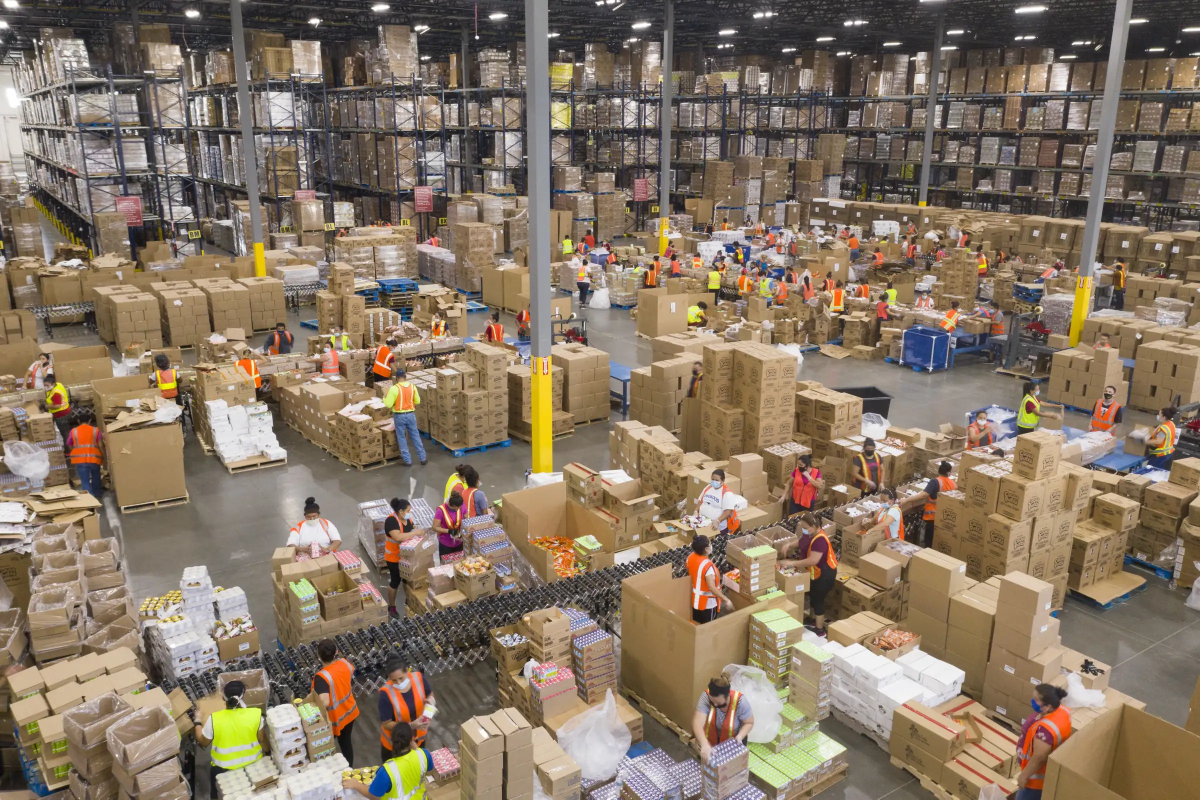
#> input picture assets/img/hero-warehouse-floor-2400.webp, 2400 x 1599 px (shown at 1/2 size)
$ python og.py
#> lines starting #> are read from the running program, lines starting #| are printed output that depends on the picture
#!/usr/bin/env python3
"""
SIG Eagle Eye: build the social share cards (Open Graph images).

Each page's og:image points at /assets/img/og/og-<page>.jpg. This script draws
those 1200 x 630 cards from the site's own photos and fonts, so they always
match the website. Re-run it after changing a headline or a hero photo:

    python3 tools/og.py

Needs Pillow and NumPy (pip install Pillow numpy). Everything else comes from
this repository.
"""
from pathlib import Path

import numpy as np
from PIL import Image, ImageDraw, ImageEnhance, ImageFont, ImageOps

ROOT = Path(__file__).resolve().parent.parent
IMG = ROOT / "assets" / "img"
FONTS = ROOT / "assets" / "fonts"
OUT = IMG / "og"
W, H = 1200, 630

NAVY = (2, 10, 28)
GOLD = (214, 178, 107)
WHITE = (255, 255, 255)

# file, photo, focus (x, y) of the subject, zoom, mirror, eyebrow, headline, serif line
CARDS = [
    ("og-home.jpg", "hero-warehouse-floor-2400.webp", (0.72, 0.55), 1.0, False, "SIG Eagle Eye", "Proactive labour intelligence", "for South African employers."),
    ("og-manufacturing.jpg", "mfg-welder-2200.webp", (0.5, 0.42), 1.0, False, "Manufacturing", "Safer lines. Fairer discipline.", "Labour intelligence for manufacturing."),
    ("og-logistics-fleet.jpg", "log-loading-docks-2400.webp", (0.6, 0.5), 1.0, False, "Logistics & fleet", "Every bay, every load,", "every handover."),
    ("og-mining-earthmoving.jpg", "mine-open-pit-2400.webp", (0.55, 0.5), 1.0, False, "Mining & earthmoving", "Zero Harm needs", "early warnings."),
    ("og-healthcare.jpg", "health-corridor-2000.webp", (0.5, 0.5), 1.0, False, "Healthcare facilities", "Care for patients.", "Fairness for staff."),
    ("og-retail-warehousing.jpg", "retail-store-tills-2200.webp", (0.6, 0.55), 1.0, False, "Retail & warehousing", "Shrinkage has a pattern.", "So does fairness."),
    ("og-security-operations.jpg", "sec-gatehouse-night-2000.webp", (0.68, 0.5), 1.0, False, "Security operations", "Who watches the watchers?", "Eagle Eye does."),
    ("og-industries.jpg", "wh-line-aerial-2200.webp", (0.6, 0.5), 1.0, False, "Industries", "One method.", "Six very different workplaces."),
    ("og-how-it-works.jpg", "review-desk-2000.webp", (0.5, 0.45), 1.0, True, "How it works", "Five stages.", "A person decides, every time."),
    ("og-compliance.jpg", "fair-hearing-1400.webp", (0.55, 0.45), 1.0, True, "Legal & ethical compliance", "The law is in the design.", "Not in the small print."),
    ("og-for-employees.jpg", "team-briefing-2000.webp", (0.62, 0.42), 1.18, False, "For employees", "What Eagle Eye means", "for you at work."),
    ("og-faq.jpg", "wh-panorama-2400.webp", (0.62, 0.5), 1.0, False, "Frequently asked questions", "Ask us anything.", "Straight answers."),
    ("og-contact.jpg", "site-assessment-walk-2000.webp", (0.5, 0.45), 1.0, True, "Book a site assessment", "Show us your site.", "We'll walk it with you."),
    ("og-privacy-policy.jpg", None, (0.5, 0.5), 1.0, False, "Privacy policy", "Your information,", "handled the way we'd advise."),
    ("og-blog.jpg", None, (0.5, 0.5), 1.0, False, "Blog for employers", "Questions from the floor,", "answered with sources."),
]


def font(name, size, weight=None):
    f = ImageFont.truetype(str(FONTS / name), size)
    if weight is not None:
        try:
            f.set_variation_by_axes([weight])
        except OSError:
            pass
    return f


def cover(photo, focus, zoom, mirror):
    """Scale the photo to cover the card and place its subject right of centre."""
#> called with photo = 'hero-warehouse-floor-2400.webp', focus = (0.72, 0.55), zoom = 1, mirror = False
    im = Image.open(IMG / photo).convert("RGB")
#> im is the input picture: PIL image 2400x1599 RGB; mean R, G, B 134.3, 117.9, 100.2
    if mirror:
        im = ImageOps.mirror(im)
        focus = (1 - focus[0], focus[1])
    scale = max(W / im.width, H / im.height) * zoom
#> scale = 0.5
    im = im.resize((round(im.width * scale), round(im.height * scale)), Image.LANCZOS)
#> im: PIL image 1200x800 RGB
    fx, fy = focus[0] * im.width, focus[1] * im.height
#> fx = 864; fy = 440
    left = min(max(fx - W * 0.7, 0), im.width - W)
#> left = 0
    top = min(max(fy - H * 0.5, 0), im.height - H)
#> top = 125
    im = im.crop((round(left), round(top), round(left) + W, round(top) + H))
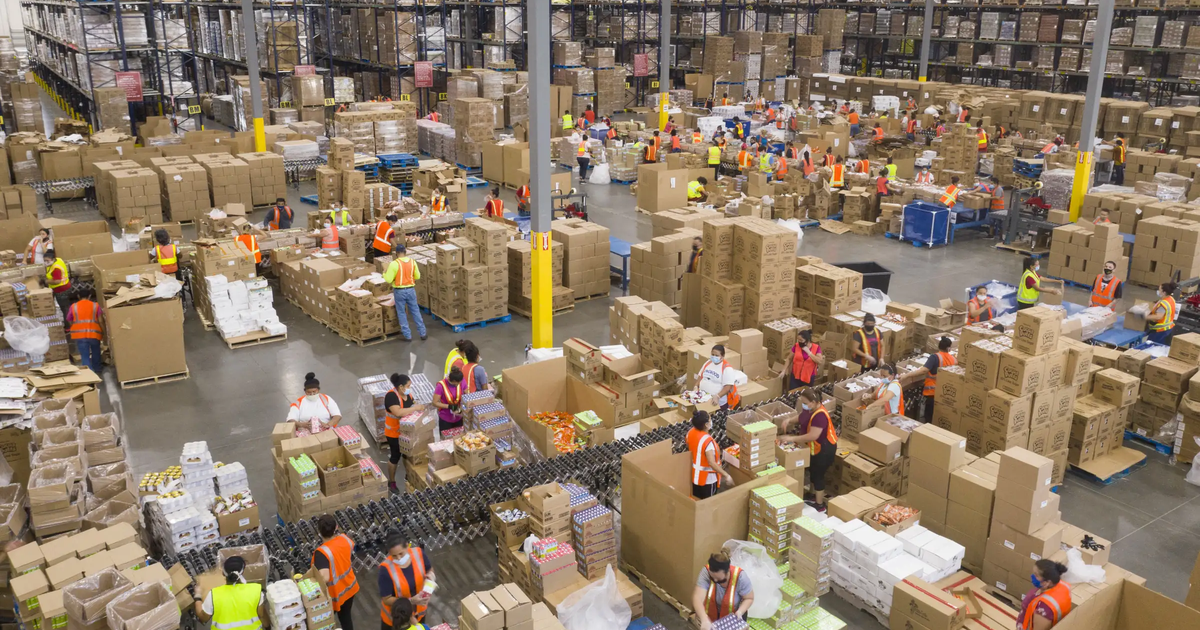
#> im: PIL image 1200x630 RGB; mean R, G, B 140.4, 121.9, 101.8
    # The site's brand grade: cooler and calmer, so every photo reads as one set.
    im = ImageEnhance.Color(im).enhance(0.72)
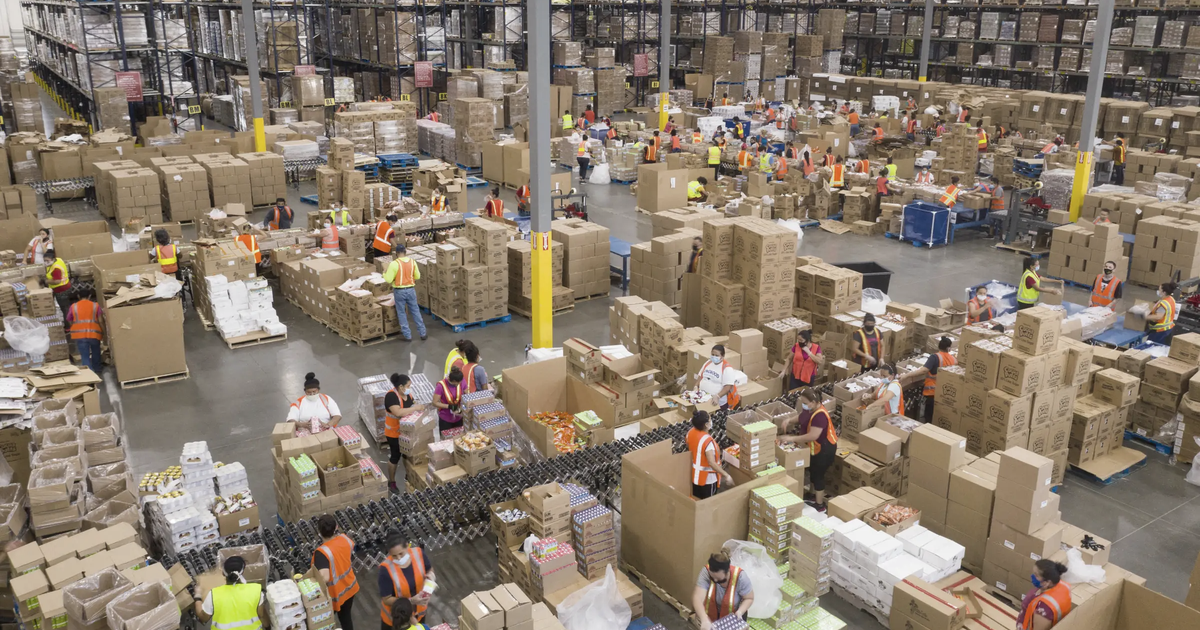
#> im: PIL image 1200x630 RGB; mean R, G, B 135.7, 122.4, 107.9
    im = ImageEnhance.Contrast(im).enhance(1.06)
    return ImageEnhance.Brightness(im).enhance(0.9)


def shade(card):
    """A navy fade from the left, so the words always sit on calm ground."""
    t = np.linspace(0, 1, W)[None, :]
    v = np.linspace(0, 1, H)[:, None]
    alpha = np.clip(np.maximum(0.3, 0.96 - 0.9 * t ** 1.3) + 0.35 * v ** 2, 0, 1)
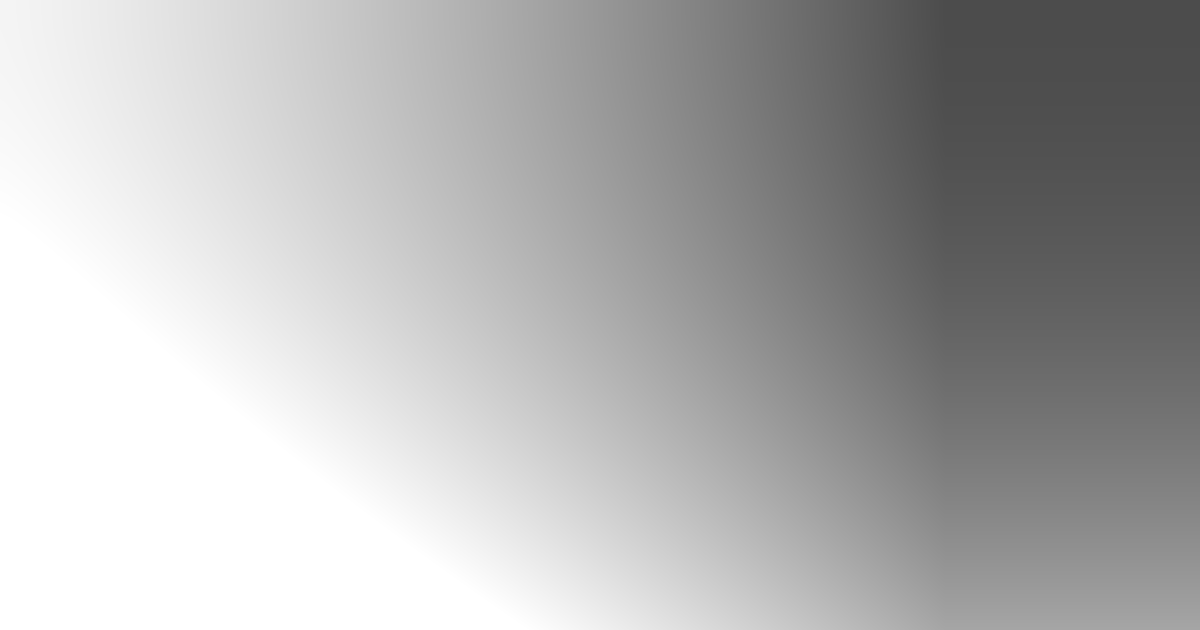
#> alpha: shape (630, 1200) float64; min 0.3, max 1, mean 0.696
    layer = np.zeros((H, W, 4), dtype=np.uint8)
    layer[..., :3] = NAVY
    layer[..., 3] = (alpha * 255).astype(np.uint8)
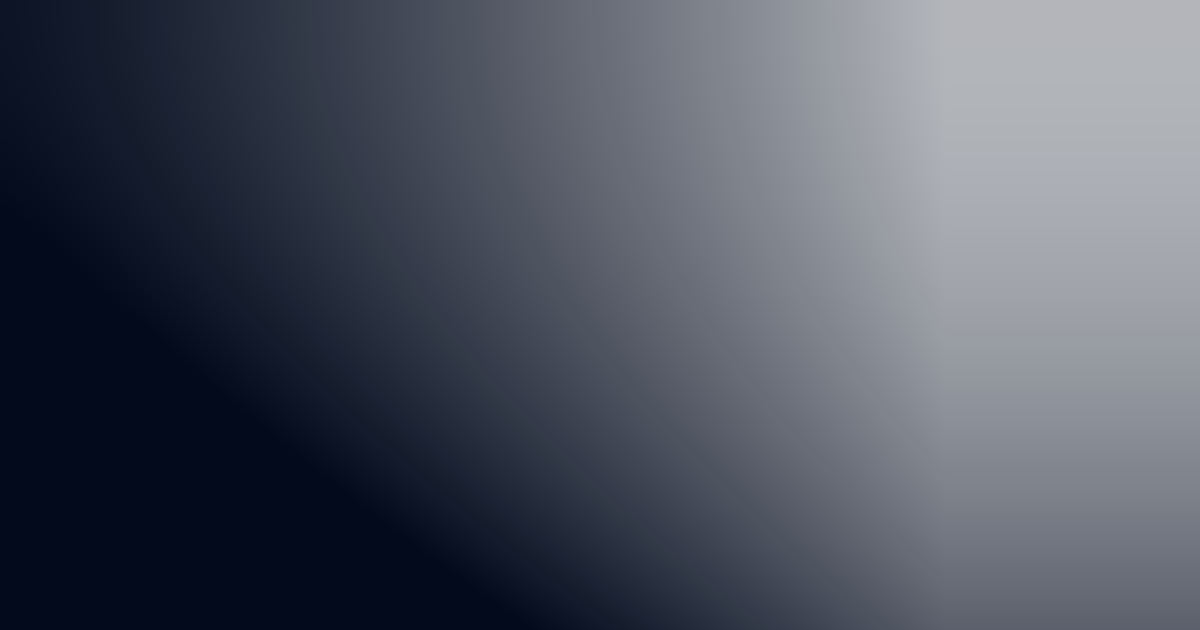
#> layer: shape (630, 1200, 4); mean of channels 0, 1, 2, 3 2, 10, 28, 177.1; transparent parts drawn white
    return Image.alpha_composite(card.convert("RGBA"), Image.fromarray(layer))
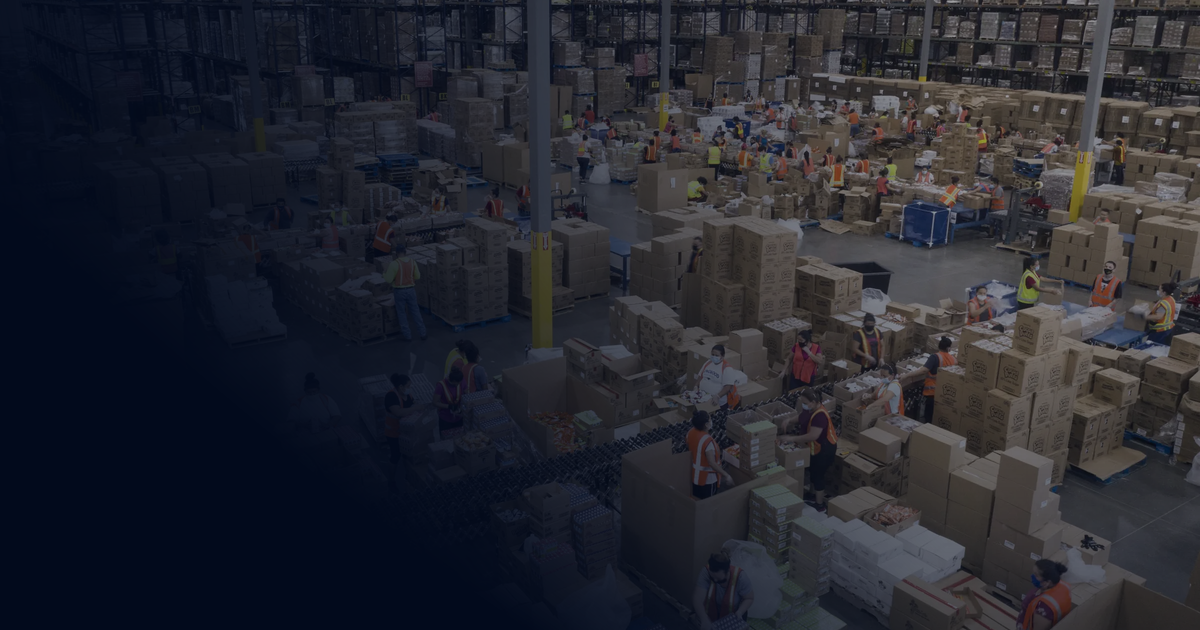
#> returned value: PIL image 1200x630 RGBA; mean R, G, B, A 37.8, 39.4, 47.8, 255


def plain():
    """For pages without a photo: deep navy with a soft blue glow."""
    card = Image.new("RGB", (W, H), NAVY)
    glow = Image.new("L", (W, H), 0)
    d = ImageDraw.Draw(glow)
    for r in range(520, 0, -8):
        d.ellipse((980 - r, 120 - r, 980 + r, 120 + r), fill=int(70 * (1 - r / 520)))
    blue = Image.new("RGB", (W, H), (36, 102, 174))
    return Image.composite(blue, card, glow)


def wrap(draw, text, fnt, width):
    lines, line = [], ""
    for word in text.split():
        trial = f"{line} {word}".strip()
        if draw.textlength(trial, font=fnt) <= width or not line:
            line = trial
        else:
            lines.append(line)
            line = word
    lines.append(line)
    return lines


def spaced(draw, xy, text, fnt, fill, tracking):
    x, y = xy
    for ch in text:
        draw.text((x, y), ch, font=fnt, fill=fill)
        x += draw.textlength(ch, font=fnt) + tracking
    return x


def build(card_spec):
    name, photo, focus, zoom, mirror, eyebrow, headline, serif_line = card_spec
    card = shade(cover(photo, focus, zoom, mirror)) if photo else plain().convert("RGBA")
    d = ImageDraw.Draw(card)

    # Brand: shield and wordmark.
#> (the run stopped early here; a loop or call above may not have finished)

$ run again, with assets/img/fair-hearing-800.webp copied over assets/img/hero-warehouse-floor-2400.webp
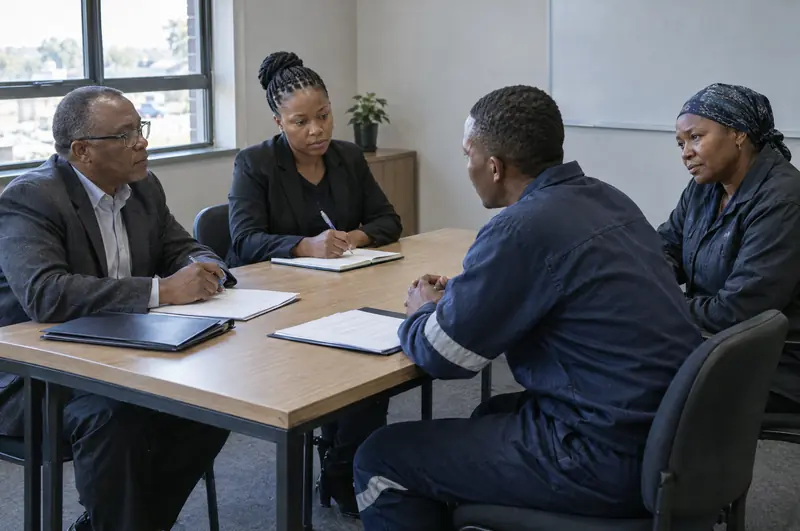
#> input picture assets/img/fair-hearing-800.webp, 800 x 531 px
#> in cover, im is the input picture: PIL image 800x531 RGB; mean R, G, B 89.6, 92.2, 97.6
#> in cover, `im = im.crop((round(left), round(top), round(left) + W, round(top) + H))`:
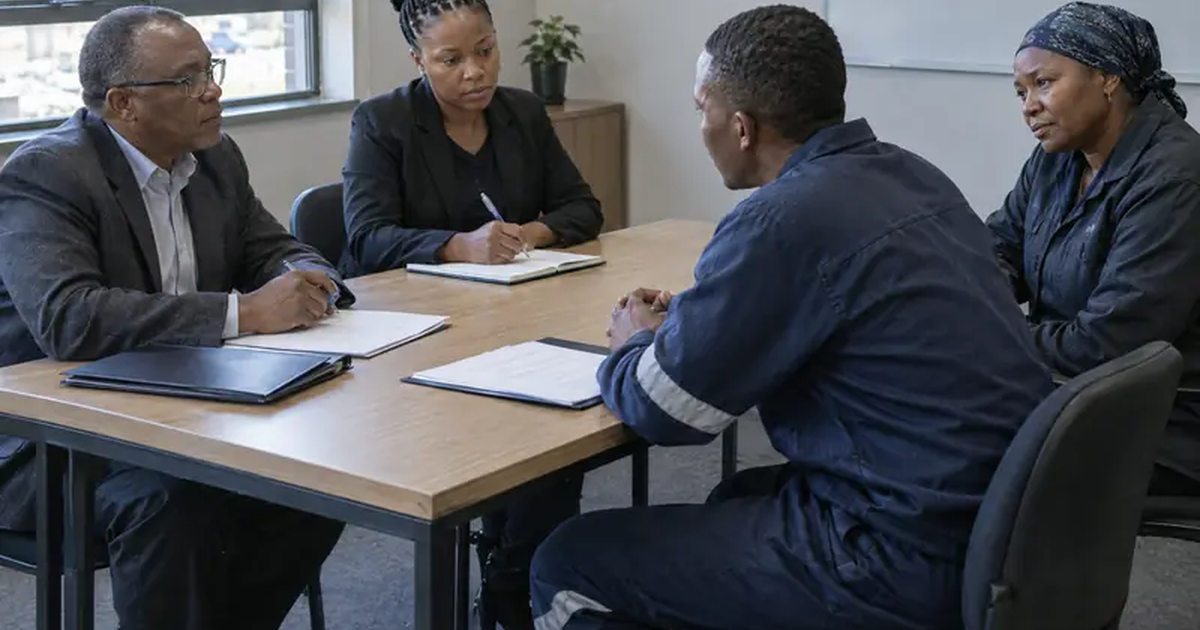
#> im: PIL image 1200x630 RGB; mean R, G, B 77.5, 79.4, 84.7
#> in shade, `return Image.alpha_composite(card.convert("RGBA"), Image.fromarray(lay..`:
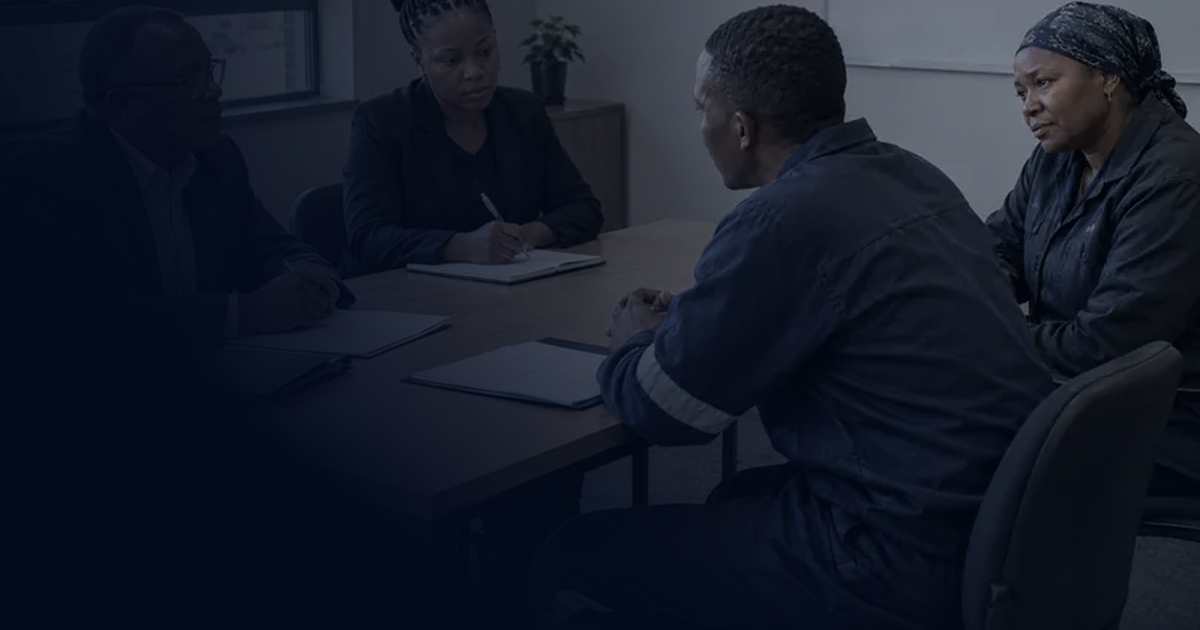
#> returned value: PIL image 1200x630 RGBA; mean R, G, B, A 21, 27.1, 40.9, 255
